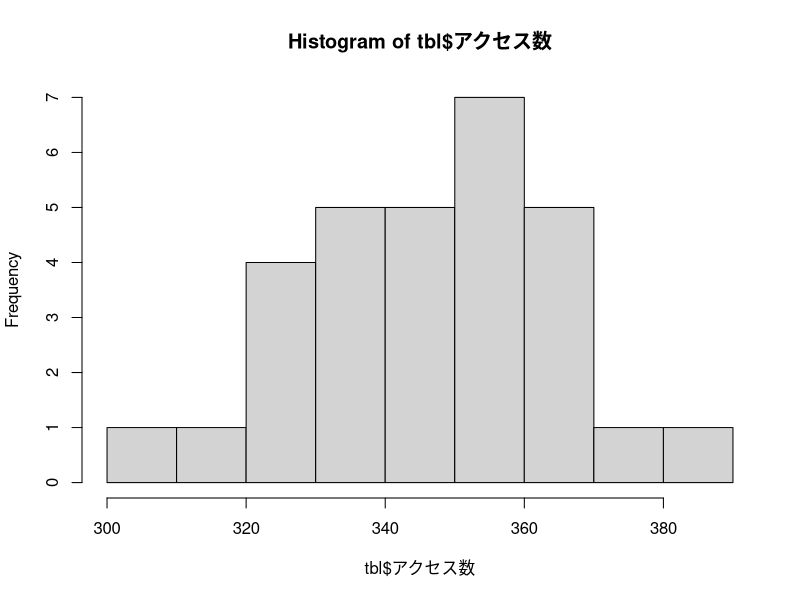

The R source for this figure:
# access.csvをtblに代入
tbl <- read.csv("access.csv", encoding="UTF-8")
# 階級を自動で設定してヒストグラムを作成
hist(
  tbl$アクセス数  # "アクセス数"の列を対象にする
)
